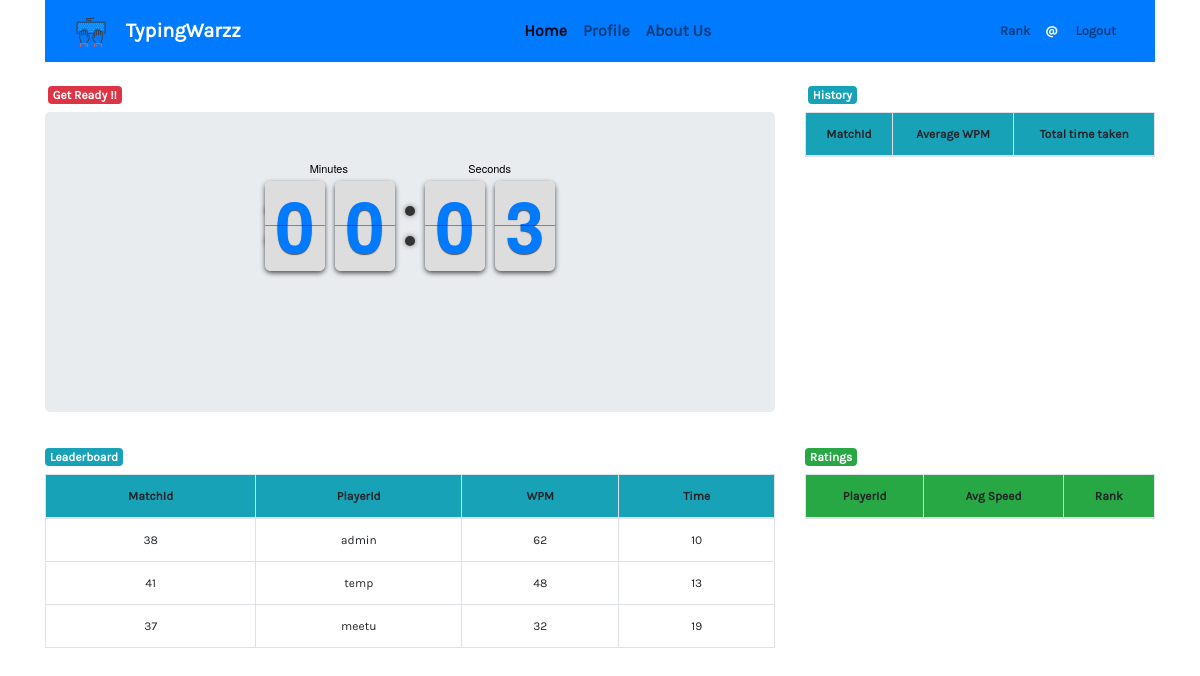
The page /homepage.php on the database its author committed.
### tables this page shows
CREATE TABLE `matches` (
  `match_id` int(50) NOT NULL,
  `profile_id` varchar(50) NOT NULL,
  `speed` int(50) NOT NULL,
  `rank` varchar(50) NOT NULL,
  `time` varchar(50) NOT NULL
);

### homepage.php (the view, shortened to what this page needs)
<?php
    $servername = "localhost";
    $username = "root";
    $password = "";
    $dbname = "typingwarzz";
    $conn = mysqli_connect($servername, $username, $password, $dbname);
?>
<!DOCTYPE html>
<html>
<head>
	<link rel="stylesheet" type="text/css" href="style/style.css">
	<link rel="stylesheet" href="lib/bootstrap-4.3.1/css/bootstrap.min.css">
	<link rel="stylesheet" type="text/css" href="lib/flipclock/flipclock.css">
</head>
<body>
	<div class="container">
		<nav class="navbar navbar-expand-md navbar-light bg-primary navbar-fixed-top" role="navigation">
			<div class="container-fluid">
				<div class="navbar-header">
					<a href="/TypingWarzz/homepage.php" class="navbar-brand"><img src="images/logo.png" width=30 length=30></a>
					<span class="navbar-text" style="font-size: 20px;color: white;"> <b> TypingWarzz </b> </span>
				</div>
		    <ul class="navbar-nav navbar-left">
				<li class="nav-item">
					<a href="/TypingWarzz/homepage.php" class="nav-link active">
						<b>Home</b>
					</a>
				</li>
				<li class="nav-item">
					<a href="#" class="nav-link">
						<b>Profile</b>
					</a>
				</li>
				<li class="nav-item">
					<a href="#" class="nav-link">
						<b>About Us</b>
					</a>
				</li>
			</ul>
			<ul class="navbar-nav navbar-right" style="font-size: 14	px;">
		      	<li class="nav-item">
					<span class="navbar-text" style="margin-left:5px;margin-right:10px;font-size: 13px;"><b>Rank</b></span>
				</li>
		      	<li class="nav-item">
					<span class="navbar-text" style="margin-left:5px;margin-right:5px;color: white;font-size: 13px;">
					<b><?php echo('@' . $_SESSION['username']);?></b>
					</span>
		      	</li>
		      	<li class="nav-item">
					<a href="index.php" class="nav-link" style="margin-left:5px;margin-right:0px;font-size: 13px;"><b>Logout</b></a>
				</li>
			</ul>
		</div>
		</nav>
	</div>
	<div class="container" style="margin-top: 20px;">
		<div class="row">
			<div class="col-md-8 h-100"  style="min-height:300px;" id="pre_typing">
				<span class="badge badge-danger" style="margin-left:3px;"> Get Ready !! </span>
				<div class="jumbotron" style="min-height: 300px; margin-top:6px;">
					<div class="clock" style="width:300px;margin:0 auto;">
					</div>
				</div>
			</div>
			<div class="col-md-4" style="min-height: 300px;">
					<span class="badge badge-info" style="margin-left:3px;"> History </span>
					<table class="table table-bordered" style="font-size: 10px;margin-top:6px;text-align: center;">
						<thead>
							<tr>
								<td scope="col" class="bg-info"> MatchId </td>
								<td scope="col" class="bg-info"> Average WPM </td>
								<td scope="col" class="bg-info"> Total time taken </td>
							</tr>
						</thead>
					</table>
			</div>
		</div>
	</div>
	<div class="container">
		<div class="row">
			<div class="col-md-8 h-100">
			<span class="badge badge-info"> Leaderboard </span>
			<table class="table table-bordered" style="font-size: 10px;margin-top:6px;text-align: center;">
				<thead>
					<tr>
						<td scope="col" class="bg-info"> MatchId </td>
						<td scope="col" class="bg-info"> PlayerId </td>
						<td scope="col" class="bg-info"> WPM </td>
						<td scope="col" class="bg-info"> Time </td>
					</tr>
				</thead>
				<?php
					$query1 = "SELECT match_id, profile_id, MAX(speed) as speed, time FROM matches GROUP BY profile_id ORDER BY speed DESC";
					$result = mysqli_query($conn, $query1);
					while ($row = mysqli_fetch_assoc($result)) {
					    echo("<tr>");
					    echo("<td>");
					    echo($row['match_id']);
					    echo("</td>");
					    echo("<td>");
					    echo($row['profile_id']);
					    echo("</td>");
					    echo("<td>");
					    echo($row['speed']);
					    echo("</td>");
					    echo("<td>");
					    echo($row['time']);
					    echo("</td>");
					  	echo("</tr>");
					}
				?>
			</table>
			</div>
			<div class="col-md-4" style="min-height: 300px;">
				<span class="badge badge-success"> Ratings </span>
				<table class="table table-bordered" style="font-size: 10px;margin-top:6px;text-align: center;">
					<thead>
						<tr>
							<td scope="col" class="bg-success"> PlayerId </td>
							<td scope="col" class="bg-success"> Avg Speed </td>
							<td scope="col" class="bg-success"> Rank </td>
						</tr>
					</thead>
				</table>
			</div>
		</div>
	</div>
</body>
</html>

### style/style.css (style rules this page uses)
td { font-size: 12px; }
thead { font-weight: bold; }

### homepage.php (style rules this page uses)
body { font-family: 'Karla', sans-serif !important; }

### rows shown on the page
matches: match_id "38", profile "admin", speed "62", time "10"
matches: match_id "41", profile "temp", speed "48", time "13"
matches: match_id "37", profile "meetu", speed "32", time "19"
